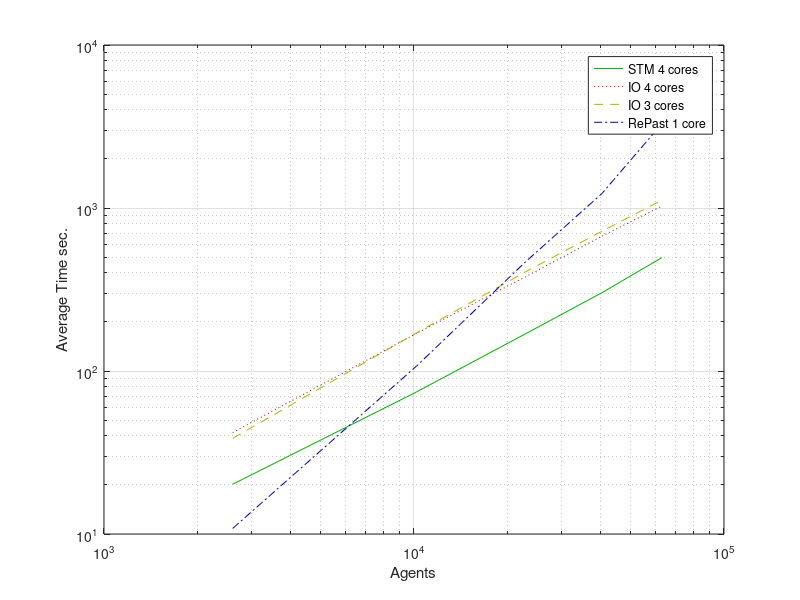

Reproduce this figure in MATLAB.
stm = [20.201, 74.493, 168.47, 302.43, 495.73];
io4 = [41.914, 170.55, 376.89, 672.01, 1027.27];
io3 = [38.614, 171.61, 404.11, 720.65, 1117.27];
rep = [10.822, 107.40, 464.017, 1227.68, 3283.63];

agents = [2601, 10201, 22801, 40401, 63001];

figure;
loglog (agents, stm, '-', "color", [0, 0.7, 0]);
hold on;
loglog (agents, io4, ':', "color", [0.7, 0, 0]);
hold on;
loglog (agents, io3, '--', "color", [0.7, 0.7, 0]);
hold on;
loglog (agents, rep, '-.', "color", [0, 0, 0.7]);

legend ("STM 4 cores", "IO 4 cores", "IO 3 cores", "RePast 1 core");
xlabel ("Agents");
ylabel ("Average Time sec.");

grid on;

%title ("Performance STM vs IO vs RePast with varying Agents");